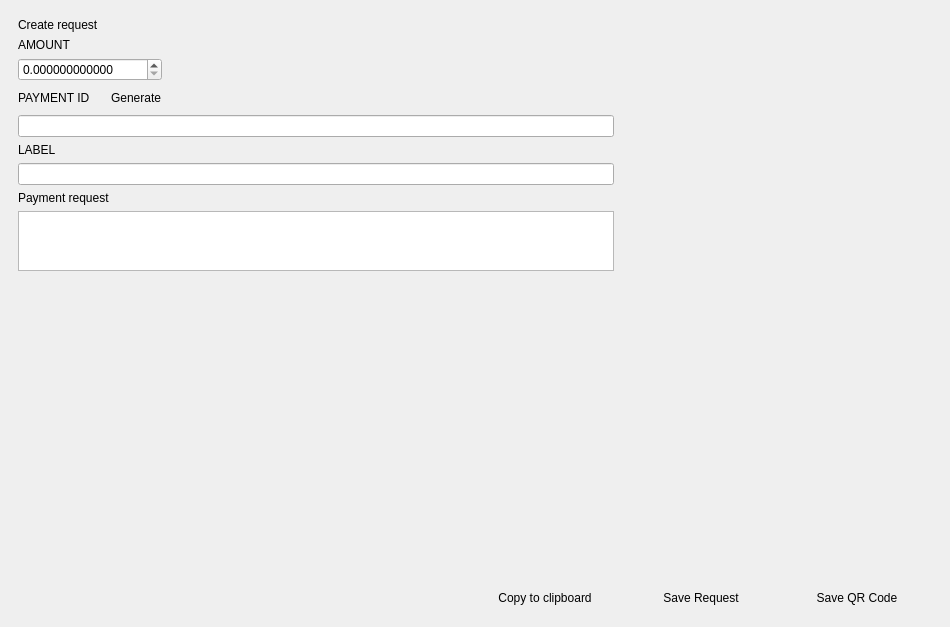
<?xml version="1.0" encoding="UTF-8"?>
<ui version="4.0">
 <class>ReceiveFrame</class>
 <widget class="QFrame" name="ReceiveFrame">
  <property name="geometry">
   <rect>
    <x>0</x>
    <y>0</y>
    <width>950</width>
    <height>627</height>
   </rect>
  </property>
  <property name="windowTitle">
   <string>Frame</string>
  </property>
  <property name="frameShape">
   <enum>QFrame::NoFrame</enum>
  </property>
  <property name="frameShadow">
   <enum>QFrame::Plain</enum>
  </property>
  <layout class="QVBoxLayout" name="verticalLayout">
   <property name="spacing">
    <number>0</number>
   </property>
   <property name="leftMargin">
    <number>0</number>
   </property>
   <property name="topMargin">
    <number>0</number>
   </property>
   <property name="rightMargin">
    <number>0</number>
   </property>
   <property name="bottomMargin">
    <number>0</number>
   </property>
   <item>
    <layout class="QHBoxLayout" name="horizontalLayout_4">
     <property name="topMargin">
      <number>9</number>
     </property>
     <property name="bottomMargin">
      <number>9</number>
     </property>
     <item>
      <widget class="QFrame" name="m_createRequestFrame">
       <property name="sizePolicy">
        <sizepolicy hsizetype="Expanding" vsizetype="Minimum">
         <horstretch>0</horstretch>
         <verstretch>0</verstretch>
        </sizepolicy>
       </property>
       <property name="font">
        <font>
         <weight>50</weight>
         <bold>false</bold>
        </font>
       </property>
       <layout class="QVBoxLayout" name="verticalLayout_5">
        <property name="leftMargin">
         <number>18</number>
        </property>
        <property name="rightMargin">
         <number>9</number>
        </property>
        <item>
         <widget class="WalletGui::WalletHeaderLabel" name="label">
          <property name="sizePolicy">
           <sizepolicy hsizetype="Preferred" vsizetype="Preferred">
            <horstretch>0</horstretch>
            <verstretch>0</verstretch>
           </sizepolicy>
          </property>
          <property name="minimumSize">
           <size>
            <width>0</width>
            <height>13</height>
           </size>
          </property>
          <property name="text">
           <string>Create request</string>
          </property>
          <property name="margin">
           <number>0</number>
          </property>
         </widget>
        </item>
        <item>
         <widget class="WalletGui::WalletNormalGrayTextLabel" name="amountLabel">
          <property name="text">
           <string>AMOUNT</string>
          </property>
         </widget>
        </item>
        <item>
         <layout class="QHBoxLayout" name="horizontalLayout_6">
          <property name="topMargin">
           <number>0</number>
          </property>
          <item>
           <widget class="QDoubleSpinBox" name="m_amountRequestSpinBox">
            <property name="decimals">
             <number>12</number>
            </property>
            <property name="maximum">
             <double>999999999.000000000000000</double>
            </property>
           </widget>
          </item>
          <item>
           <spacer name="horizontalSpacer_2">
            <property name="orientation">
             <enum>Qt::Horizontal</enum>
            </property>
            <property name="sizeHint" stdset="0">
             <size>
              <width>299</width>
              <height>20</height>
             </size>
            </property>
           </spacer>
          </item>
         </layout>
        </item>
        <item>
         <layout class="QHBoxLayout" name="horizontalLayout_3">
          <item>
           <widget class="WalletGui::WalletNormalGrayTextLabel" name="paymentIdLabel">
            <property name="sizePolicy">
             <sizepolicy hsizetype="Maximum" vsizetype="Preferred">
              <horstretch>0</horstretch>
              <verstretch>0</verstretch>
             </sizepolicy>
            </property>
            <property name="text">
             <string>PAYMENT ID</string>
            </property>
           </widget>
          </item>
          <item>
           <widget class="WalletGui::WalletNormalLinkLikeButton" name="m_generateIdButton">
            <property name="sizePolicy">
             <sizepolicy hsizetype="Preferred" vsizetype="Fixed">
              <horstretch>0</horstretch>
              <verstretch>0</verstretch>
             </sizepolicy>
            </property>
            <property name="minimumSize">
             <size>
              <width>80</width>
              <height>0</height>
             </size>
            </property>
            <property name="text">
             <string>Generate</string>
            </property>
            <property name="flat">
             <bool>true</bool>
            </property>
           </widget>
          </item>
          <item>
           <spacer name="horizontalSpacer_4">
            <property name="orientation">
             <enum>Qt::Horizontal</enum>
            </property>
            <property name="sizeHint" stdset="0">
             <size>
              <width>40</width>
              <height>20</height>
             </size>
            </property>
           </spacer>
          </item>
         </layout>
        </item>
        <item>
         <widget class="QLineEdit" name="m_paymentIdRequestEdit"/>
        </item>
        <item>
         <widget class="WalletGui::WalletNormalGrayTextLabel" name="labelLabel">
          <property name="text">
           <string>LABEL</string>
          </property>
         </widget>
        </item>
        <item>
         <widget class="QLineEdit" name="m_labelEdit">
          <property name="minimumSize">
           <size>
            <width>300</width>
            <height>0</height>
           </size>
          </property>
         </widget>
        </item>
        <item>
         <widget class="WalletGui::WalletHeaderLabel" name="label_2">
          <property name="sizePolicy">
           <sizepolicy hsizetype="Preferred" vsizetype="Preferred">
            <horstretch>0</horstretch>
            <verstretch>0</verstretch>
           </sizepolicy>
          </property>
          <property name="minimumSize">
           <size>
            <width>0</width>
            <height>13</height>
           </size>
          </property>
          <property name="baseSize">
           <size>
            <width>0</width>
            <height>13</height>
           </size>
          </property>
          <property name="text">
           <string>Payment request</string>
          </property>
          <property name="margin">
           <number>0</number>
          </property>
         </widget>
        </item>
        <item>
         <widget class="QTextEdit" name="m_requestTextEdit">
          <property name="sizePolicy">
           <sizepolicy hsizetype="Expanding" vsizetype="Preferred">
            <horstretch>0</horstretch>
            <verstretch>0</verstretch>
           </sizepolicy>
          </property>
          <property name="minimumSize">
           <size>
            <width>300</width>
            <height>25</height>
           </size>
          </property>
          <property name="maximumSize">
           <size>
            <width>16777215</width>
            <height>60</height>
           </size>
          </property>
          <property name="baseSize">
           <size>
            <width>0</width>
            <height>100</height>
           </size>
          </property>
          <property name="readOnly">
           <bool>false</bool>
          </property>
          <property name="acceptRichText">
           <bool>false</bool>
          </property>
         </widget>
        </item>
        <item>
         <spacer name="verticalSpacer_2">
          <property name="orientation">
           <enum>Qt::Vertical</enum>
          </property>
          <property name="sizeHint" stdset="0">
           <size>
            <width>20</width>
            <height>60</height>
           </size>
          </property>
         </spacer>
        </item>
       </layout>
      </widget>
     </item>
     <item>
      <layout class="QVBoxLayout" name="verticalLayout_4">
       <property name="leftMargin">
        <number>9</number>
       </property>
       <property name="topMargin">
        <number>9</number>
       </property>
       <property name="rightMargin">
        <number>18</number>
       </property>
       <property name="bottomMargin">
        <number>9</number>
       </property>
       <item>
        <layout class="QHBoxLayout" name="horizontalLayout_7">
         <property name="topMargin">
          <number>0</number>
         </property>
         <item>
          <widget class="WalletGui::QRLabel" name="m_qrCodeRequestLabel">
           <property name="sizePolicy">
            <sizepolicy hsizetype="Preferred" vsizetype="Preferred">
             <horstretch>0</horstretch>
             <verstretch>0</verstretch>
            </sizepolicy>
           </property>
           <property name="minimumSize">
            <size>
             <width>300</width>
             <height>300</height>
            </size>
           </property>
           <property name="text">
            <string/>
           </property>
          </widget>
         </item>
        </layout>
       </item>
       <item>
        <spacer name="verticalSpacer">
         <property name="orientation">
          <enum>Qt::Vertical</enum>
         </property>
         <property name="sizeHint" stdset="0">
          <size>
           <width>20</width>
           <height>40</height>
          </size>
         </property>
        </spacer>
       </item>
      </layout>
     </item>
    </layout>
   </item>
   <item>
    <widget class="QFrame" name="m_receiveFrameButtons">
     <layout class="QHBoxLayout" name="m_receiveFrameButtonsLayout">
      <property name="leftMargin">
       <number>18</number>
      </property>
      <property name="topMargin">
       <number>18</number>
      </property>
      <property name="rightMargin">
       <number>18</number>
      </property>
      <property name="bottomMargin">
       <number>18</number>
      </property>
      <item>
       <spacer name="horizontalSpacer">
        <property name="orientation">
         <enum>Qt::Horizontal</enum>
        </property>
        <property name="sizeHint" stdset="0">
         <size>
          <width>500</width>
          <height>20</height>
         </size>
        </property>
       </spacer>
      </item>
      <item>
       <widget class="WalletGui::WalletNormalBlueButton" name="m_copyToClipBoardButton">
        <property name="sizePolicy">
         <sizepolicy hsizetype="Preferred" vsizetype="Fixed">
          <horstretch>0</horstretch>
          <verstretch>0</verstretch>
         </sizepolicy>
        </property>
        <property name="minimumSize">
         <size>
          <width>150</width>
          <height>0</height>
         </size>
        </property>
        <property name="baseSize">
         <size>
          <width>150</width>
          <height>0</height>
         </size>
        </property>
        <property name="text">
         <string>Copy to clipboard</string>
        </property>
        <property name="flat">
         <bool>true</bool>
        </property>
       </widget>
      </item>
      <item>
       <widget class="WalletGui::WalletNormalBlueButton" name="m_saveRequestButton">
        <property name="sizePolicy">
         <sizepolicy hsizetype="Preferred" vsizetype="Fixed">
          <horstretch>0</horstretch>
          <verstretch>0</verstretch>
         </sizepolicy>
        </property>
        <property name="minimumSize">
         <size>
          <width>150</width>
          <height>0</height>
         </size>
        </property>
        <property name="baseSize">
         <size>
          <width>150</width>
          <height>0</height>
         </size>
        </property>
        <property name="text">
         <string>Save Request</string>
        </property>
        <property name="flat">
         <bool>true</bool>
        </property>
       </widget>
      </item>
      <item>
       <widget class="WalletGui::WalletNormalBlueButton" name="m_saveQrCodeButton">
        <property name="sizePolicy">
         <sizepolicy hsizetype="Preferred" vsizetype="Fixed">
          <horstretch>0</horstretch>
          <verstretch>0</verstretch>
         </sizepolicy>
        </property>
        <property name="minimumSize">
         <size>
          <width>150</width>
          <height>0</height>
         </size>
        </property>
        <property name="baseSize">
         <size>
          <width>150</width>
          <height>0</height>
         </size>
        </property>
        <property name="text">
         <string>Save QR Code</string>
        </property>
        <property name="flat">
         <bool>true</bool>
        </property>
       </widget>
      </item>
     </layout>
    </widget>
   </item>
  </layout>
 </widget>
 <customwidgets>
  <customwidget>
   <class>WalletGui::QRLabel</class>
   <extends>QLabel</extends>
   <header>Gui/Common/QRLabel.h</header>
  </customwidget>
  <customwidget>
   <class>WalletGui::WalletNormalBlueButton</class>
   <extends>QPushButton</extends>
   <header>Gui/Common/WalletBlueButton.h</header>
  </customwidget>
  <customwidget>
   <class>WalletGui::WalletNormalGrayTextLabel</class>
   <extends>QLabel</extends>
   <header>Gui/Common/WalletTextLabel.h</header>
  </customwidget>
  <customwidget>
   <class>WalletGui::WalletNormalLinkLikeButton</class>
   <extends>QPushButton</extends>
   <header>Gui/Common/WalletLinkLikeButton.h</header>
  </customwidget>
  <customwidget>
   <class>WalletGui::WalletHeaderLabel</class>
   <extends>QLabel</extends>
   <header>Gui/Common/WalletTextLabel.h</header>
  </customwidget>
 </customwidgets>
 <tabstops>
  <tabstop>m_amountRequestSpinBox</tabstop>
  <tabstop>m_paymentIdRequestEdit</tabstop>
  <tabstop>m_labelEdit</tabstop>
  <tabstop>m_requestTextEdit</tabstop>
  <tabstop>m_generateIdButton</tabstop>
  <tabstop>m_copyToClipBoardButton</tabstop>
  <tabstop>m_saveRequestButton</tabstop>
  <tabstop>m_saveQrCodeButton</tabstop>
 </tabstops>
 <resources/>
 <connections>
  <connection>
   <sender>m_amountRequestSpinBox</sender>
   <signal>editingFinished()</signal>
   <receiver>ReceiveFrame</receiver>
   <slot>generateRequest()</slot>
   <hints>
    <hint type="sourcelabel">
     <x>148</x>
     <y>43</y>
    </hint>
    <hint type="destinationlabel">
     <x>474</x>
     <y>313</y>
    </hint>
   </hints>
  </connection>
  <connection>
   <sender>m_paymentIdRequestEdit</sender>
   <signal>editingFinished()</signal>
   <receiver>ReceiveFrame</receiver>
   <slot>generateRequest()</slot>
   <hints>
    <hint type="sourcelabel">
     <x>464</x>
     <y>71</y>
    </hint>
    <hint type="destinationlabel">
     <x>474</x>
     <y>313</y>
    </hint>
   </hints>
  </connection>
  <connection>
   <sender>m_labelEdit</sender>
   <signal>editingFinished()</signal>
   <receiver>ReceiveFrame</receiver>
   <slot>generateRequest()</slot>
   <hints>
    <hint type="sourcelabel">
     <x>224</x>
     <y>100</y>
    </hint>
    <hint type="destinationlabel">
     <x>474</x>
     <y>313</y>
    </hint>
   </hints>
  </connection>
  <connection>
   <sender>m_saveQrCodeButton</sender>
   <signal>clicked()</signal>
   <receiver>ReceiveFrame</receiver>
   <slot>saveQrCode()</slot>
   <hints>
    <hint type="sourcelabel">
     <x>856</x>
     <y>597</y>
    </hint>
    <hint type="destinationlabel">
     <x>474</x>
     <y>313</y>
    </hint>
   </hints>
  </connection>
  <connection>
   <sender>m_saveRequestButton</sender>
   <signal>clicked()</signal>
   <receiver>ReceiveFrame</receiver>
   <slot>saveRequest()</slot>
   <hints>
    <hint type="sourcelabel">
     <x>700</x>
     <y>597</y>
    </hint>
    <hint type="destinationlabel">
     <x>474</x>
     <y>313</y>
    </hint>
   </hints>
  </connection>
  <connection>
   <sender>m_copyToClipBoardButton</sender>
   <signal>clicked()</signal>
   <receiver>ReceiveFrame</receiver>
   <slot>copyRequest()</slot>
   <hints>
    <hint type="sourcelabel">
     <x>544</x>
     <y>597</y>
    </hint>
    <hint type="destinationlabel">
     <x>474</x>
     <y>313</y>
    </hint>
   </hints>
  </connection>
  <connection>
   <sender>m_generateIdButton</sender>
   <signal>clicked()</signal>
   <receiver>ReceiveFrame</receiver>
   <slot>generatePaymentIdClicked()</slot>
   <hints>
    <hint type="sourcelabel">
     <x>890</x>
     <y>83</y>
    </hint>
    <hint type="destinationlabel">
     <x>474</x>
     <y>313</y>
    </hint>
   </hints>
  </connection>
 </connections>
</ui>
